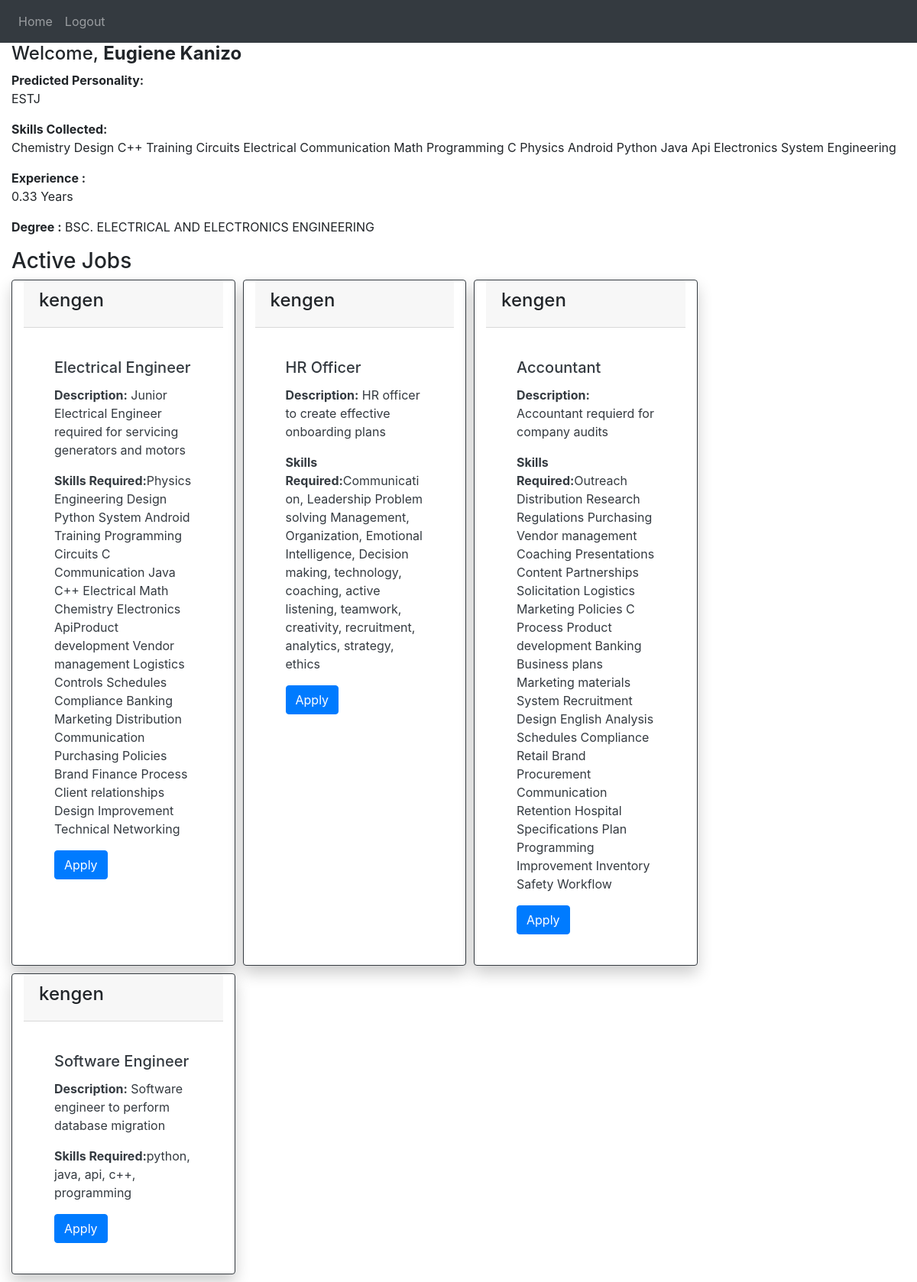
Screenshot of /applicant (signed in) with the database file from the repository.
### Website/models.py (models this page shows)
class User(db.Model, UserMixin):
    id = db.Column(db.Integer, primary_key = 'true')
    firstName = db.Column(db.String(150))
    email = db.Column(db.String(150), unique = True)
    password = db.Column(db.String(150))
    personality_type = db.Column(db.String(150))
    skills = db.Column(db.String(255))
    experience_rating = db.Column(db.String(255))
    degree = db.Column(db.String(255))
    experience = db.Column(db.String(255))
    notes = db.relationship('Note')

class Company(db.Model, UserMixin):
    id = db.Column(db.Integer, primary_key='true')
    name = db.Column(db.String(150))
    password = db.Column(db.String(150))
    jobs = db.relationship('Job', backref='company', lazy=True)

class Job(db.Model):
    id = db.Column(db.Integer, primary_key= 'true')
    name = db.Column(db.String(150))
    description = db.Column(db.String(150))
    skills_required = db.Column(db.String(150))
    personality_required = db.Column(db.String(150))
    education_required = db.Column(db.String(150))
    experience_required = db.Column(db.Integer)
    skills_contribution = db.Column(db.Integer)
    experience_contribution = db.Column(db.Integer)
    education_contribution = db.Column(db.Integer)
    personality_contribution = db.Column(db.Integer)
    company_id = db.Column(db.Integer, db.ForeignKey('company.id'))

### Website/views.py (the view)
@views.route('/applicant', methods = ['GET', 'POST'])
def applicant():
    jobs = Job.query.all()
    applications = Application.query.all()
    for application in applications:
        print("application-------------->", application)
    full_job_response = []
    for job in jobs:
        company_linked = Company.query.filter_by(id=job.company_id).first()
        jobResponse = JobResponse(id = job.id,name=job.name, description=job.description, skills_required = job.skills_required, company= company_linked.name)
        full_job_response.append(jobResponse)
    appliedIds = []
    for application in applications:
        if (application.user_id == current_user.id):
            appliedIds.append(application.job_id)
    print(f"Jobs applied to by {current_user.id} ======>",appliedIds)
    for job in full_job_response:
        if (job.id in appliedIds):
            print("I have applied to this job ===> ", job)
            job.user_has_applied = True
            application = Application.query.filter_by(job_id = job.id, user_id = current_user.id).first();
            job.matchPercentage = application.overall_percentage
    jobs = full_job_response
    return render_template("applicant.html", user = current_user, jobs = jobs)

### Website/__init__.py (called while the page is built)
def create_app():
    app = Flask(__name__)
    app.config['SECRET_KEY'] = 'HFJAHFJ68574JHJAFHJ'
    app.config['SQLALCHEMY_DATABASE_URI'] = f'sqlite:///{DB_NAME}'
    db.init_app(app)
    from .views import views
    from .auth import auth
    app.register_blueprint(views, url_prefix='/')
    app.register_blueprint(auth, url_prefix='/')
    from .models import User,Note
    create_database(app)
    login_manager = LoginManager()
    login_manager.login_view = 'auth.login'
    login_manager.init_app(app)
    @login_manager.user_loader
    def load_user(id):
        return User.query.get(int(id))
    return app

### Website/templates/applicant.html (shortened to what this page needs)
{%extends "base.html" %}
{%block content%}
<h4 class="display-7">Welcome, <strong>{{user.firstName}}</strong></h4>
<p><strong class="display-7">Predicted Personality:</strong> <br>{{user.personality_type}}<p>
<p class="display-7"><strong>Skills Collected:</strong> <br> {{user.skills}}</p>
<p class="display-7"><strong>Experience :</strong> <br> {{user.experience_rating}} Years</p>
<p class="display-7"><strong>Degree :</strong>  {{user.degree}} </p>
<h3>Active Jobs</h3>
<div class="container-fluid">
    <div class="row">
        {% for job in jobs %}
        <div class="col-md-3 card border-dark" style=" margin-right:10px; margin-bottom:10px; box-shadow: 0px 10px 20px rgba(6, 6, 6, 0.2);">
            <div class="card-header"><H4>{{job.company}}</H4></div>
            <div class="card-body text-dark">
                <div class="card-body">
                    <h5 class="card-title">{{ job.name }}</h5>
                    <p class="card-text"><strong>Description:</strong> {{job.description}}</p>
                    <p class="card-text"><strong>Skills Required:</strong>{{job.skills_required}}</p>
                    {%if job.user_has_applied%}
                    <a href="#" style="height: 50px; width: 90px;" class=" badge badge-success "><h4>Applied</h4></a>
                    <h4>Match: {{job.matchPercentage}} %</h4>
                    {%else%}
                    <button class="btn btn-primary" onclick="applyJob({{job.id}})">Apply</button>
                    {%endif%}
                </div>
            </div>
        </div>
        {% endfor %}
    </div>
</div>
{%endblock%}

### rows the page displays
User: firstName "Eugiene Kanizo", personality_type "ESTJ", skills "Chemistry Design C++ Training Circuits Electrical Communication Math Programming C Physics Android Python Java Api Electronics System Engineering", experience_rating "0.33", degree "BSC. ELECTRICAL AND ELECTRONICS ENGINEERING"
Company: company "kengen" "kengen" "kengen" "kengen"
Job: name "Electrical Engineer", description "Junior Electrical Engineer required for servicing generators and motors", skills_required "Physics Engineering Design Python System Android Training Programming Circuits C Communication Java C++ Electrical Math Chemistry Electronics ApiProduct development Vendor management Logistics Controls Schedules Compliance Banking Marketing Distribution Communication Purchasing Policies Brand Finance Process Client relationships Design Improvement Technical Networking"
Job: name "HR Officer", description "HR officer to create effective onboarding plans", skills_required "Communication, Leadership Problem solving Management, Organization, Emotional Intelligence, Decision making, technology, coaching, active listening, teamwork, creativity, recruitment, analytics, strategy, ethics"
Job: name "Accountant", description "Accountant requierd for company audits", skills_required "Outreach Distribution Research Regulations Purchasing Vendor management Coaching Presentations Content Partnerships Solicitation Logistics Marketing Policies C Process Product development Banking Business plans Marketing materials System Recruitment Design English Analysis Schedules Compliance Retail Brand Procurement Communication Retention Hospital Specifications Plan Programming Improvement Inventory Safety Workflow"
Job: name "Software Engineer", description "Software engineer to perform database migration", skills_required "python, java, api, c++, programming"
